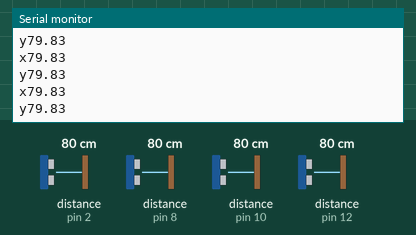
Simulated run of this sketch. Board: Arduino Uno, built with avr-gcc and run on an emulated ATmega328P. On the bench: the last lines printed to the serial monitor. Wiring (inferred from the names in the program): 4 × ultrasonic range finder: trigger pin 3, echo pin 2 / trigger pin 9, echo pin 8 / trigger pin 11, echo pin 10 / trigger pin 13, echo pin 12. The test bench sets the inputs (shaded band); at power-on: distance to the obstacle (sensors on pin 2, pin 10, pin 8, pin 12) 80 cm. The echo pulse lasts 58.3 µs per cm.

Above: at 1.2 s.
1.3 s: distance to the obstacle (sensor on pin 2) set to 2 cm
At 1.48 s:
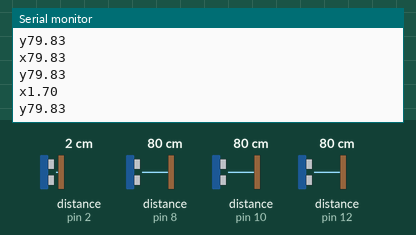
2.8 s: distance to the obstacle (sensor on pin 10) set to 2 cm
At 3.14 s:
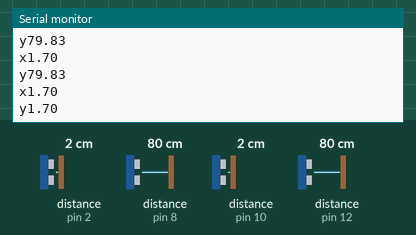
4.3 s: distance to the obstacle (sensor on pin 2) set to 4 cm
At 4.44 s:
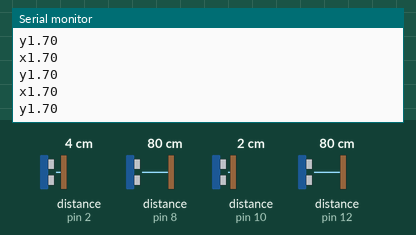
5.8 s: distance to the obstacle (sensor on pin 8) set to 4 cm
At 5.9 s:
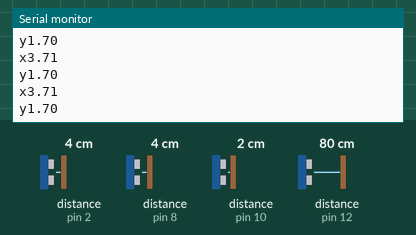
7.3 s: distance to the obstacle (sensor on pin 10) set to 4 cm
At 7.33 s:
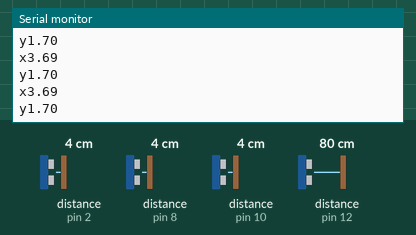
8.8 s: distance to the obstacle (sensor on pin 12) set to 4 cm
At 8.91 s:
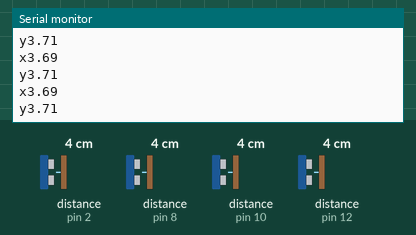
Timing chart, 0 to 11.3 s (numbered marks = the images above; inputs shaded):
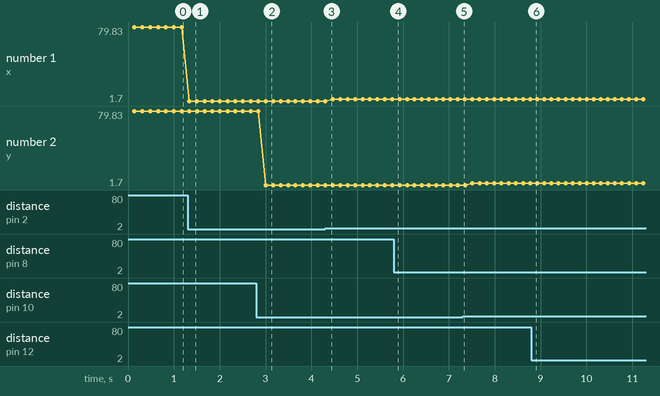

Measured:
- after the input at 1.3 s, the serial monitor: prints a new line at once (image 1)
- after the input at 2.8 s, the serial monitor: prints a new line after 0.20 s (image 2)
- plotted number 1: 79.83 → 1.7 after the input at 1.3 s, 1.7 → 3.71 after the input at 4.3 s, 3.71 → 3.69 after the input at 5.8 s

The sketch:

Distance_test.ino
```cpp
int ech2 = 8;
int trig2 = 9;

int ech1 =  2;
int trig1 = 3;

int trig3 = 11;
int ech3 =  10;

int trig4 = 13;
int ech4 =  12;

void setup() {
  // put your setup code here, to run once:
  Serial.begin(250000);
  pinMode(ech1, INPUT);
  pinMode(trig1, OUTPUT);
  pinMode(trig2, OUTPUT);
  pinMode(ech2, INPUT);
  pinMode(trig3, OUTPUT);
  pinMode(ech3, INPUT);
  pinMode(trig4, OUTPUT);
  pinMode(ech4, INPUT);

}

void loop() {
  // put your main code here, to run repeatedly:

  digitalWrite(trig2, LOW);
  delayMicroseconds(5);

  digitalWrite(trig2, HIGH);
  delayMicroseconds(10);

  digitalWrite(trig2, LOW);

  long echo2 = pulseIn(ech2, HIGH);

  delay(30);

  digitalWrite(trig3, LOW);
  delayMicroseconds(5);

  digitalWrite(trig3, HIGH);
  delayMicroseconds(10);

  digitalWrite(trig3, LOW);

  long echo3 = pulseIn(ech3, HIGH);

  delay(30);

  digitalWrite(trig4, LOW);
  delayMicroseconds(5);

  digitalWrite(trig4, HIGH);
  delayMicroseconds(10);

  digitalWrite(trig4, LOW);

  long echo4 = pulseIn(ech4, HIGH);

  delay(30);

  digitalWrite(trig1, LOW);
  delayMicroseconds(5);
  digitalWrite(trig1, HIGH);

  delayMicroseconds(10);
  digitalWrite(trig1, LOW);

  long echo1 = pulseIn(ech1, HIGH);
  delay(30);

  long x = (echo1 < echo2)?echo1:echo2;
  long y = (echo3 < echo4)?echo3:echo4;

  Serial.print("x");
  Serial.println(x/58.2);

  Serial.print("y");
  Serial.println(y/58.2);

  Serial.flush();
  delay(30);
}

long * smooth(long * data, int window){
  int prev = 0;
  int count = window;
  int list = sizeof(data);
  int index = 0;
  long * smoothed;
  while(count < list){
    int sum = 0;
    for (int i = prev; i < count; i++){
      sum += data[i];

    }
    smoothed[index++] = sum/window;
    prev = count;
    count += window;
  }
  return smoothed;

}
```
